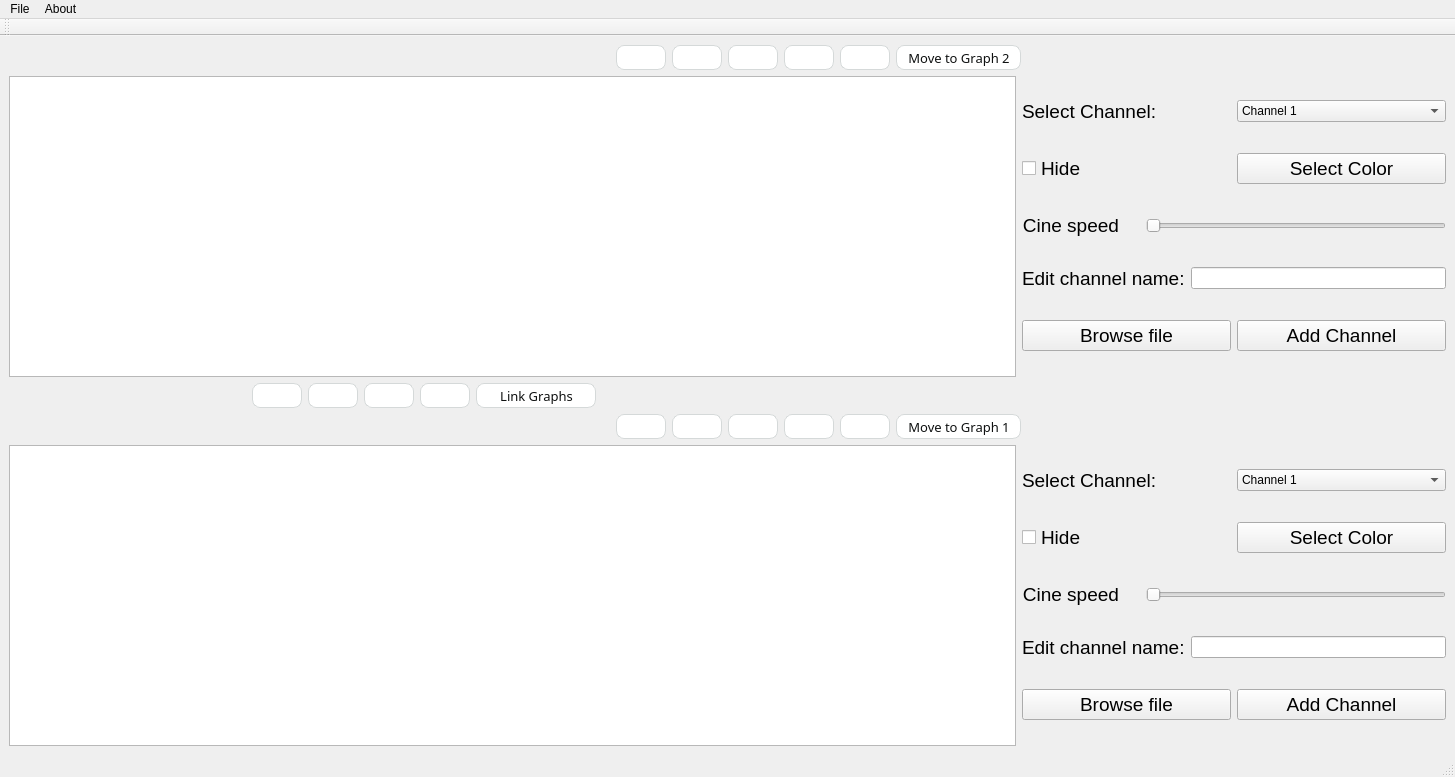
<?xml version="1.0" encoding="UTF-8"?>
<ui version="4.0">
 <class>MainWindow</class>
 <widget class="QMainWindow" name="MainWindow">
  <property name="geometry">
   <rect>
    <x>0</x>
    <y>0</y>
    <width>1455</width>
    <height>777</height>
   </rect>
  </property>
  <property name="windowTitle">
   <string>MainWindow</string>
  </property>
  <widget class="QWidget" name="centralwidget">
   <layout class="QVBoxLayout" name="verticalLayout">
    <item>
     <layout class="QHBoxLayout" name="horizontalLayout_11">
      <item>
       <spacer name="horizontalSpacer_9">
        <property name="orientation">
         <enum>Qt::Horizontal</enum>
        </property>
        <property name="sizeHint" stdset="0">
         <size>
          <width>40</width>
          <height>20</height>
         </size>
        </property>
       </spacer>
      </item>
      <item>
       <widget class="QPushButton" name="playPauseBtn1">
        <property name="enabled">
         <bool>true</bool>
        </property>
        <property name="minimumSize">
         <size>
          <width>0</width>
          <height>25</height>
         </size>
        </property>
        <property name="maximumSize">
         <size>
          <width>50</width>
          <height>16777215</height>
         </size>
        </property>
        <property name="styleSheet">
         <string notr="true">background-color: #fff;
  border: 1px solid #d5d9d9;
  border-radius: 8px;

  color: #0f1111;
  font-family: &quot;Amazon Ember&quot;,sans-serif;

  font-size: 13px;
  line-height: 29px;
  padding: 0 10px 0 11px;
  position: relative;
  text-align: center;
  text-decoration: none;
  vertical-align: middle;</string>
        </property>
        <property name="text">
         <string/>
        </property>
        <property name="icon">
         <iconset>
          <normaloff>Images/play.png</normaloff>Images/play.png</iconset>
        </property>
       </widget>
      </item>
      <item>
       <widget class="QPushButton" name="zoomInBtn1">
        <property name="minimumSize">
         <size>
          <width>0</width>
          <height>25</height>
         </size>
        </property>
        <property name="maximumSize">
         <size>
          <width>50</width>
          <height>16777215</height>
         </size>
        </property>
        <property name="styleSheet">
         <string notr="true">background-color: #fff;
  border: 1px solid #d5d9d9;
  border-radius: 8px;

  color: #0f1111;
  font-family: &quot;Amazon Ember&quot;,sans-serif;

  font-size: 13px;
  line-height: 29px;
  padding: 0 10px 0 11px;
  position: relative;
  text-align: center;
  text-decoration: none;
  vertical-align: middle;</string>
        </property>
        <property name="text">
         <string/>
        </property>
        <property name="icon">
         <iconset>
          <normaloff>Images/zoom-in.png</normaloff>Images/zoom-in.png</iconset>
        </property>
       </widget>
      </item>
      <item>
       <widget class="QPushButton" name="zoomOutBtn1">
        <property name="minimumSize">
         <size>
          <width>0</width>
          <height>25</height>
         </size>
        </property>
        <property name="maximumSize">
         <size>
          <width>50</width>
          <height>16777215</height>
         </size>
        </property>
        <property name="styleSheet">
         <string notr="true">background-color: #fff;
  border: 1px solid #d5d9d9;
  border-radius: 8px;

  color: #0f1111;
  font-family: &quot;Amazon Ember&quot;,sans-serif;

  font-size: 13px;
  line-height: 29px;
  padding: 0 10px 0 11px;
  position: relative;
  text-align: center;
  text-decoration: none;
  vertical-align: middle;</string>
        </property>
        <property name="text">
         <string/>
        </property>
        <property name="icon">
         <iconset>
          <normaloff>Images/zoom-out.png</normaloff>Images/zoom-out.png</iconset>
        </property>
       </widget>
      </item>
      <item>
       <widget class="QPushButton" name="rewindBtn1">
        <property name="minimumSize">
         <size>
          <width>0</width>
          <height>25</height>
         </size>
        </property>
        <property name="maximumSize">
         <size>
          <width>50</width>
          <height>16777215</height>
         </size>
        </property>
        <property name="styleSheet">
         <string notr="true">background-color: #fff;
  border: 1px solid #d5d9d9;
  border-radius: 8px;

  color: #0f1111;
  font-family: &quot;Amazon Ember&quot;,sans-serif;

  font-size: 13px;
  line-height: 29px;
  padding: 0 10px 0 11px;
  position: relative;
  text-align: center;
  text-decoration: none;
  vertical-align: middle;</string>
        </property>
        <property name="text">
         <string/>
        </property>
        <property name="icon">
         <iconset>
          <normaloff>Images/rewind.png</normaloff>Images/rewind.png</iconset>
        </property>
       </widget>
      </item>
      <item>
       <widget class="QPushButton" name="exportButton1">
        <property name="enabled">
         <bool>true</bool>
        </property>
        <property name="minimumSize">
         <size>
          <width>0</width>
          <height>25</height>
         </size>
        </property>
        <property name="maximumSize">
         <size>
          <width>50</width>
          <height>16777215</height>
         </size>
        </property>
        <property name="font">
         <font>
          <family>Amazon Ember,sans-serif</family>
          <pointsize>1</pointsize>
          <underline>false</underline>
          <strikeout>false</strikeout>
         </font>
        </property>
        <property name="styleSheet">
         <string notr="true">background-color: #fff;
  border: 1px solid #d5d9d9;
  border-radius: 8px;

  color: #0f1111;
  font-family: &quot;Amazon Ember&quot;,sans-serif;

  font-size: 13px;
  line-height: 29px;
  padding: 0 10px 0 11px;
  position: relative;
  text-align: center;
  text-decoration: none;
  vertical-align: middle;</string>
        </property>
        <property name="text">
         <string/>
        </property>
        <property name="icon">
         <iconset>
          <normaloff>Images/export-pdf.png</normaloff>Images/export-pdf.png</iconset>
        </property>
       </widget>
      </item>
      <item>
       <widget class="QPushButton" name="moveToGraph2">
        <property name="minimumSize">
         <size>
          <width>0</width>
          <height>25</height>
         </size>
        </property>
        <property name="font">
         <font>
          <family>Amazon Ember,sans-serif</family>
          <pointsize>1</pointsize>
          <underline>false</underline>
          <strikeout>false</strikeout>
         </font>
        </property>
        <property name="styleSheet">
         <string notr="true">background-color: #fff;
  border: 1px solid #d5d9d9;
  border-radius: 8px;

  color: #0f1111;
  font-family: &quot;Amazon Ember&quot;,sans-serif;

  font-size: 13px;
  line-height: 29px;
  padding: 0 10px 0 11px;
  position: relative;
  text-align: center;
  text-decoration: none;
  vertical-align: middle;</string>
        </property>
        <property name="text">
         <string>Move to Graph 2</string>
        </property>
       </widget>
      </item>
      <item>
       <spacer name="horizontalSpacer_2">
        <property name="orientation">
         <enum>Qt::Horizontal</enum>
        </property>
        <property name="sizeType">
         <enum>QSizePolicy::Fixed</enum>
        </property>
        <property name="sizeHint" stdset="0">
         <size>
          <width>425</width>
          <height>20</height>
         </size>
        </property>
       </spacer>
      </item>
     </layout>
    </item>
    <item>
     <layout class="QGridLayout" name="plotGridLayout1">
      <item row="0" column="1">
       <layout class="QGridLayout" name="gridLayout">
        <item row="0" column="0" colspan="2">
         <layout class="QHBoxLayout" name="horizontalLayout">
          <item>
           <widget class="QLabel" name="selectChannelLabel1">
            <property name="font">
             <font>
              <pointsize>14</pointsize>
             </font>
            </property>
            <property name="text">
             <string>Select Channel:</string>
            </property>
           </widget>
          </item>
          <item>
           <widget class="QComboBox" name="channelList1">
            <property name="styleSheet">
             <string notr="true"/>
            </property>
            <item>
             <property name="text">
              <string>Channel 1</string>
             </property>
            </item>
           </widget>
          </item>
         </layout>
        </item>
        <item row="1" column="0" colspan="2">
         <layout class="QHBoxLayout" name="horizontalLayout_15">
          <item>
           <widget class="QCheckBox" name="checkBox1">
            <property name="font">
             <font>
              <pointsize>14</pointsize>
             </font>
            </property>
            <property name="text">
             <string>Hide </string>
            </property>
           </widget>
          </item>
          <item>
           <widget class="QPushButton" name="selectColorBtn1">
            <property name="font">
             <font>
              <pointsize>14</pointsize>
             </font>
            </property>
            <property name="text">
             <string>Select Color</string>
            </property>
           </widget>
          </item>
         </layout>
        </item>
        <item row="2" column="0" colspan="2">
         <layout class="QHBoxLayout" name="horizontalLayout_2">
          <item>
           <widget class="QLabel" name="cineSpeed1">
            <property name="font">
             <font>
              <pointsize>14</pointsize>
             </font>
            </property>
            <property name="layoutDirection">
             <enum>Qt::LeftToRight</enum>
            </property>
            <property name="text">
             <string>Cine speed    </string>
            </property>
            <property name="alignment">
             <set>Qt::AlignRight|Qt::AlignTrailing|Qt::AlignVCenter</set>
            </property>
           </widget>
          </item>
          <item>
           <widget class="QSlider" name="horizontalSlider">
            <property name="sizePolicy">
             <sizepolicy hsizetype="Fixed" vsizetype="Fixed">
              <horstretch>0</horstretch>
              <verstretch>0</verstretch>
             </sizepolicy>
            </property>
            <property name="minimumSize">
             <size>
              <width>300</width>
              <height>0</height>
             </size>
            </property>
            <property name="orientation">
             <enum>Qt::Horizontal</enum>
            </property>
           </widget>
          </item>
         </layout>
        </item>
        <item row="3" column="0" colspan="2">
         <layout class="QHBoxLayout" name="horizontalLayout_3">
          <item>
           <widget class="QLabel" name="label_2">
            <property name="font">
             <font>
              <pointsize>14</pointsize>
             </font>
            </property>
            <property name="text">
             <string>Edit channel name:</string>
            </property>
           </widget>
          </item>
          <item>
           <widget class="QLineEdit" name="lineEdit"/>
          </item>
         </layout>
        </item>
        <item row="4" column="0">
         <widget class="QPushButton" name="browseBtn1">
          <property name="font">
           <font>
            <pointsize>14</pointsize>
           </font>
          </property>
          <property name="text">
           <string>Browse file</string>
          </property>
         </widget>
        </item>
        <item row="4" column="1">
         <widget class="QPushButton" name="pushButton">
          <property name="font">
           <font>
            <pointsize>14</pointsize>
           </font>
          </property>
          <property name="text">
           <string>Add Channel</string>
          </property>
         </widget>
        </item>
       </layout>
      </item>
      <item row="1" column="0">
       <layout class="QHBoxLayout" name="horizontalLayout_4"/>
      </item>
      <item row="0" column="0">
       <widget class="PlotWidget" name="plotGraph1"/>
      </item>
     </layout>
    </item>
    <item>
     <layout class="QHBoxLayout" name="horizontalLayout_9">
      <item>
       <layout class="QHBoxLayout" name="horizontalLayout_5">
        <item>
         <spacer name="horizontalSpacer_7">
          <property name="orientation">
           <enum>Qt::Horizontal</enum>
          </property>
          <property name="sizeHint" stdset="0">
           <size>
            <width>40</width>
            <height>20</height>
           </size>
          </property>
         </spacer>
        </item>
        <item>
         <widget class="QPushButton" name="playPauseLinkBtn">
          <property name="enabled">
           <bool>true</bool>
          </property>
          <property name="minimumSize">
           <size>
            <width>0</width>
            <height>25</height>
           </size>
          </property>
          <property name="maximumSize">
           <size>
            <width>50</width>
            <height>16777215</height>
           </size>
          </property>
          <property name="styleSheet">
           <string notr="true">background-color: #fff;
  border: 1px solid #d5d9d9;
  border-radius: 8px;

  color: #0f1111;
  font-family: &quot;Amazon Ember&quot;,sans-serif;

  font-size: 13px;
  line-height: 29px;
  padding: 0 10px 0 11px;
  position: relative;
  text-align: center;
  text-decoration: none;
  vertical-align: middle;</string>
          </property>
          <property name="text">
           <string/>
          </property>
          <property name="icon">
           <iconset>
            <normaloff>Images/play.png</normaloff>Images/play.png</iconset>
          </property>
         </widget>
        </item>
        <item>
         <widget class="QPushButton" name="rewindLinkBtn">
          <property name="minimumSize">
           <size>
            <width>0</width>
            <height>25</height>
           </size>
          </property>
          <property name="maximumSize">
           <size>
            <width>50</width>
            <height>16777215</height>
           </size>
          </property>
          <property name="styleSheet">
           <string notr="true">background-color: #fff;
  border: 1px solid #d5d9d9;
  border-radius: 8px;

  color: #0f1111;
  font-family: &quot;Amazon Ember&quot;,sans-serif;

  font-size: 13px;
  line-height: 29px;
  padding: 0 10px 0 11px;
  position: relative;
  text-align: center;
  text-decoration: none;
  vertical-align: middle;</string>
          </property>
          <property name="text">
           <string/>
          </property>
          <property name="icon">
           <iconset>
            <normaloff>Images/rewind.png</normaloff>Images/rewind.png</iconset>
          </property>
         </widget>
        </item>
        <item>
         <widget class="QPushButton" name="zoomInLinkBtn">
          <property name="minimumSize">
           <size>
            <width>0</width>
            <height>25</height>
           </size>
          </property>
          <property name="maximumSize">
           <size>
            <width>50</width>
            <height>16777215</height>
           </size>
          </property>
          <property name="styleSheet">
           <string notr="true">background-color: #fff;
  border: 1px solid #d5d9d9;
  border-radius: 8px;

  color: #0f1111;
  font-family: &quot;Amazon Ember&quot;,sans-serif;

  font-size: 13px;
  line-height: 29px;
  padding: 0 10px 0 11px;
  position: relative;
  text-align: center;
  text-decoration: none;
  vertical-align: middle;</string>
          </property>
          <property name="text">
           <string/>
          </property>
          <property name="icon">
           <iconset>
            <normaloff>Images/zoom-in.png</normaloff>Images/zoom-in.png</iconset>
          </property>
         </widget>
        </item>
        <item>
         <widget class="QPushButton" name="zoomOutLinkBtn">
          <property name="minimumSize">
           <size>
            <width>0</width>
            <height>25</height>
           </size>
          </property>
          <property name="maximumSize">
           <size>
            <width>50</width>
            <height>16777215</height>
           </size>
          </property>
          <property name="styleSheet">
           <string notr="true">background-color: #fff;
  border: 1px solid #d5d9d9;
  border-radius: 8px;

  color: #0f1111;
  font-family: &quot;Amazon Ember&quot;,sans-serif;

  font-size: 13px;
  line-height: 29px;
  padding: 0 10px 0 11px;
  position: relative;
  text-align: center;
  text-decoration: none;
</string>
          </property>
          <property name="text">
           <string/>
          </property>
          <property name="icon">
           <iconset>
            <normaloff>Images/zoom-out.png</normaloff>Images/zoom-out.png</iconset>
          </property>
         </widget>
        </item>
        <item>
         <widget class="QPushButton" name="linkGraphsButton">
          <property name="sizePolicy">
           <sizepolicy hsizetype="Fixed" vsizetype="Fixed">
            <horstretch>0</horstretch>
            <verstretch>0</verstretch>
           </sizepolicy>
          </property>
          <property name="minimumSize">
           <size>
            <width>120</width>
            <height>25</height>
           </size>
          </property>
          <property name="maximumSize">
           <size>
            <width>50</width>
            <height>16777215</height>
           </size>
          </property>
          <property name="font">
           <font>
            <family>Amazon Ember,sans-serif</family>
            <pointsize>1</pointsize>
            <underline>false</underline>
            <strikeout>false</strikeout>
           </font>
          </property>
          <property name="styleSheet">
           <string notr="true">background-color: #fff;
  border: 1px solid #d5d9d9;
  border-radius: 8px;

  color: #0f1111;
  font-family: &quot;Amazon Ember&quot;,sans-serif;

  font-size: 13px;
  line-height: 29px;
  padding: 0 10px 0 11px;
  position: relative;
  text-align: center;
  text-decoration: none;
</string>
          </property>
          <property name="text">
           <string>Link Graphs</string>
          </property>
          <property name="icon">
           <iconset>
            <normaloff>Images/link.png</normaloff>Images/link.png</iconset>
          </property>
         </widget>
        </item>
       </layout>
      </item>
      <item>
       <spacer name="horizontalSpacer_8">
        <property name="orientation">
         <enum>Qt::Horizontal</enum>
        </property>
        <property name="sizeType">
         <enum>QSizePolicy::Fixed</enum>
        </property>
        <property name="sizeHint" stdset="0">
         <size>
          <width>850</width>
          <height>20</height>
         </size>
        </property>
       </spacer>
      </item>
     </layout>
    </item>
    <item>
     <layout class="QHBoxLayout" name="horizontalLayout_7">
      <item>
       <spacer name="horizontalSpacer_10">
        <property name="orientation">
         <enum>Qt::Horizontal</enum>
        </property>
        <property name="sizeHint" stdset="0">
         <size>
          <width>40</width>
          <height>20</height>
         </size>
        </property>
       </spacer>
      </item>
      <item>
       <widget class="QPushButton" name="playPauseBtn2">
        <property name="enabled">
         <bool>true</bool>
        </property>
        <property name="minimumSize">
         <size>
          <width>0</width>
          <height>25</height>
         </size>
        </property>
        <property name="maximumSize">
         <size>
          <width>50</width>
          <height>16777215</height>
         </size>
        </property>
        <property name="styleSheet">
         <string notr="true">background-color: #fff;
  border: 1px solid #d5d9d9;
  border-radius: 8px;

  color: #0f1111;
  font-family: &quot;Amazon Ember&quot;,sans-serif;

  font-size: 13px;
  line-height: 29px;
  padding: 0 10px 0 11px;
  position: relative;
  text-align: center;
  text-decoration: none;
  vertical-align: middle;</string>
        </property>
        <property name="text">
         <string/>
        </property>
        <property name="icon">
         <iconset>
          <normaloff>Images/play.png</normaloff>Images/play.png</iconset>
        </property>
       </widget>
      </item>
      <item>
       <widget class="QPushButton" name="zoomInBtn2">
        <property name="minimumSize">
         <size>
          <width>0</width>
          <height>25</height>
         </size>
        </property>
        <property name="maximumSize">
         <size>
          <width>50</width>
          <height>16777215</height>
         </size>
        </property>
        <property name="styleSheet">
         <string notr="true">background-color: #fff;
  border: 1px solid #d5d9d9;
  border-radius: 8px;

  color: #0f1111;
  font-family: &quot;Amazon Ember&quot;,sans-serif;

  font-size: 13px;
  line-height: 29px;
  padding: 0 10px 0 11px;
  position: relative;
  text-align: center;
  text-decoration: none;
  vertical-align: middle;</string>
        </property>
        <property name="text">
         <string/>
        </property>
        <property name="icon">
         <iconset>
          <normaloff>Images/zoom-in.png</normaloff>Images/zoom-in.png</iconset>
        </property>
       </widget>
      </item>
      <item>
       <widget class="QPushButton" name="zoomOutBtn2">
        <property name="minimumSize">
         <size>
          <width>0</width>
          <height>25</height>
         </size>
        </property>
        <property name="maximumSize">
         <size>
          <width>50</width>
          <height>16777215</height>
         </size>
        </property>
        <property name="styleSheet">
         <string notr="true">background-color: #fff;
  border: 1px solid #d5d9d9;
  border-radius: 8px;

  color: #0f1111;
  font-family: &quot;Amazon Ember&quot;,sans-serif;

  font-size: 13px;
  line-height: 29px;
  padding: 0 10px 0 11px;
  position: relative;
  text-align: center;
  text-decoration: none;
  vertical-align: middle;</string>
        </property>
        <property name="text">
         <string/>
        </property>
        <property name="icon">
         <iconset>
          <normaloff>Images/zoom-out.png</normaloff>Images/zoom-out.png</iconset>
        </property>
       </widget>
      </item>
      <item>
       <widget class="QPushButton" name="rewindBtn2">
        <property name="minimumSize">
         <size>
          <width>0</width>
          <height>25</height>
         </size>
        </property>
        <property name="maximumSize">
         <size>
          <width>50</width>
          <height>16777215</height>
         </size>
        </property>
        <property name="styleSheet">
         <string notr="true">background-color: #fff;
  border: 1px solid #d5d9d9;
  border-radius: 8px;

  color: #0f1111;
  font-family: &quot;Amazon Ember&quot;,sans-serif;

  font-size: 13px;
  line-height: 29px;
  padding: 0 10px 0 11px;
  position: relative;
  text-align: center;
  text-decoration: none;
  vertical-align: middle;</string>
        </property>
        <property name="text">
         <string/>
        </property>
        <property name="icon">
         <iconset>
          <normaloff>Images/rewind.png</normaloff>Images/rewind.png</iconset>
        </property>
       </widget>
      </item>
      <item>
       <widget class="QPushButton" name="exportButton2">
        <property name="enabled">
         <bool>true</bool>
        </property>
        <property name="minimumSize">
         <size>
          <width>0</width>
          <height>25</height>
         </size>
        </property>
        <property name="maximumSize">
         <size>
          <width>50</width>
          <height>16777215</height>
         </size>
        </property>
        <property name="font">
         <font>
          <family>Amazon Ember,sans-serif</family>
          <pointsize>1</pointsize>
          <underline>false</underline>
          <strikeout>false</strikeout>
         </font>
        </property>
        <property name="styleSheet">
         <string notr="true">background-color: #fff;
  border: 1px solid #d5d9d9;
  border-radius: 8px;

  color: #0f1111;
  font-family: &quot;Amazon Ember&quot;,sans-serif;

  font-size: 13px;
  line-height: 29px;
  padding: 0 10px 0 11px;
  position: relative;
  text-align: center;
  text-decoration: none;
  vertical-align: middle;</string>
        </property>
        <property name="text">
         <string/>
        </property>
        <property name="icon">
         <iconset>
          <normaloff>Images/export-pdf.png</normaloff>Images/export-pdf.png</iconset>
        </property>
       </widget>
      </item>
      <item>
       <widget class="QPushButton" name="moveToGraph1">
        <property name="minimumSize">
         <size>
          <width>0</width>
          <height>25</height>
         </size>
        </property>
        <property name="font">
         <font>
          <family>Amazon Ember,sans-serif</family>
          <pointsize>1</pointsize>
          <underline>false</underline>
          <strikeout>false</strikeout>
         </font>
        </property>
        <property name="styleSheet">
         <string notr="true">background-color: #fff;
  border: 1px solid #d5d9d9;
  border-radius: 8px;

  color: #0f1111;
  font-family: &quot;Amazon Ember&quot;,sans-serif;

  font-size: 13px;
  line-height: 29px;
  padding: 0 10px 0 11px;
  position: relative;
  text-align: center;
  text-decoration: none;
  vertical-align: middle;</string>
        </property>
        <property name="text">
         <string>Move to Graph 1</string>
        </property>
       </widget>
      </item>
      <item>
       <spacer name="horizontalSpacer">
        <property name="orientation">
         <enum>Qt::Horizontal</enum>
        </property>
        <property name="sizeType">
         <enum>QSizePolicy::Fixed</enum>
        </property>
        <property name="sizeHint" stdset="0">
         <size>
          <width>425</width>
          <height>20</height>
         </size>
        </property>
       </spacer>
      </item>
     </layout>
    </item>
    <item>
     <layout class="QGridLayout" name="plotGridLayout1_2">
      <item row="0" column="1">
       <layout class="QGridLayout" name="gridLayout_2">
        <item row="0" column="0" colspan="2">
         <layout class="QHBoxLayout" name="horizontalLayout_8">
          <item>
           <widget class="QLabel" name="selectChannelLabel2">
            <property name="font">
             <font>
              <pointsize>14</pointsize>
             </font>
            </property>
            <property name="text">
             <string>Select Channel:</string>
            </property>
           </widget>
          </item>
          <item>
           <widget class="QComboBox" name="channelList2">
            <property name="styleSheet">
             <string notr="true"/>
            </property>
            <item>
             <property name="text">
              <string>Channel 1</string>
             </property>
            </item>
           </widget>
          </item>
         </layout>
        </item>
        <item row="1" column="0" colspan="2">
         <layout class="QHBoxLayout" name="horizontalLayout_13">
          <item>
           <widget class="QCheckBox" name="checkBox2">
            <property name="font">
             <font>
              <pointsize>14</pointsize>
             </font>
            </property>
            <property name="text">
             <string>Hide </string>
            </property>
           </widget>
          </item>
          <item>
           <widget class="QPushButton" name="selectColorBtn2">
            <property name="font">
             <font>
              <pointsize>14</pointsize>
             </font>
            </property>
            <property name="styleSheet">
             <string notr="true"/>
            </property>
            <property name="text">
             <string>Select Color</string>
            </property>
           </widget>
          </item>
         </layout>
        </item>
        <item row="2" column="0" colspan="2">
         <layout class="QHBoxLayout" name="horizontalLayout_12">
          <item>
           <widget class="QLabel" name="cineSpeed2">
            <property name="font">
             <font>
              <pointsize>14</pointsize>
             </font>
            </property>
            <property name="layoutDirection">
             <enum>Qt::LeftToRight</enum>
            </property>
            <property name="text">
             <string>Cine speed    </string>
            </property>
            <property name="alignment">
             <set>Qt::AlignRight|Qt::AlignTrailing|Qt::AlignVCenter</set>
            </property>
           </widget>
          </item>
          <item>
           <widget class="QSlider" name="speedSlider2">
            <property name="sizePolicy">
             <sizepolicy hsizetype="Fixed" vsizetype="Fixed">
              <horstretch>0</horstretch>
              <verstretch>0</verstretch>
             </sizepolicy>
            </property>
            <property name="minimumSize">
             <size>
              <width>300</width>
              <height>0</height>
             </size>
            </property>
            <property name="orientation">
             <enum>Qt::Horizontal</enum>
            </property>
           </widget>
          </item>
         </layout>
        </item>
        <item row="3" column="0" colspan="2">
         <layout class="QHBoxLayout" name="horizontalLayout_10">
          <item>
           <widget class="QLabel" name="label_3">
            <property name="font">
             <font>
              <pointsize>14</pointsize>
             </font>
            </property>
            <property name="text">
             <string>Edit channel name:</string>
            </property>
           </widget>
          </item>
          <item>
           <widget class="QLineEdit" name="lineEdit2"/>
          </item>
         </layout>
        </item>
        <item row="4" column="0">
         <widget class="QPushButton" name="browseBtn2">
          <property name="font">
           <font>
            <pointsize>14</pointsize>
           </font>
          </property>
          <property name="text">
           <string>Browse file</string>
          </property>
         </widget>
        </item>
        <item row="4" column="1">
         <widget class="QPushButton" name="addNewChannel2">
          <property name="font">
           <font>
            <pointsize>14</pointsize>
           </font>
          </property>
          <property name="text">
           <string>Add Channel</string>
          </property>
         </widget>
        </item>
       </layout>
      </item>
      <item row="1" column="0">
       <layout class="QHBoxLayout" name="horizontalLayout_6"/>
      </item>
      <item row="0" column="0">
       <widget class="PlotWidget" name="plotGraph2">
        <property name="minimumSize">
         <size>
          <width>1</width>
          <height>0</height>
         </size>
        </property>
       </widget>
      </item>
     </layout>
    </item>
   </layout>
  </widget>
  <widget class="QMenuBar" name="menubar">
   <property name="geometry">
    <rect>
     <x>0</x>
     <y>0</y>
     <width>1455</width>
     <height>26</height>
    </rect>
   </property>
   <widget class="QMenu" name="menuFile">
    <property name="title">
     <string>File</string>
    </property>
    <widget class="QMenu" name="menuOpen">
     <property name="title">
      <string>Open</string>
     </property>
     <widget class="QMenu" name="menuGraph_1">
      <property name="title">
       <string>Graph 1</string>
      </property>
      <addaction name="actionChannel_3"/>
      <addaction name="actionChannel_4"/>
      <addaction name="actionChannel_5"/>
     </widget>
     <widget class="QMenu" name="menuGraph_2">
      <property name="title">
       <string>Graph 2</string>
      </property>
      <addaction name="actionChannel_6"/>
      <addaction name="actionChannel_7"/>
      <addaction name="actionChannel_8"/>
     </widget>
     <addaction name="menuGraph_1"/>
     <addaction name="menuGraph_2"/>
    </widget>
    <addaction name="actionNew"/>
    <addaction name="menuOpen"/>
    <addaction name="actionSave_As"/>
   </widget>
   <widget class="QMenu" name="menuAbout">
    <property name="title">
     <string>About</string>
    </property>
   </widget>
   <addaction name="menuFile"/>
   <addaction name="menuAbout"/>
  </widget>
  <widget class="QStatusBar" name="statusbar"/>
  <widget class="QToolBar" name="toolBar">
   <property name="windowTitle">
    <string>toolBar</string>
   </property>
   <attribute name="toolBarArea">
    <enum>TopToolBarArea</enum>
   </attribute>
   <attribute name="toolBarBreak">
    <bool>false</bool>
   </attribute>
  </widget>
  <action name="actionNew">
   <property name="text">
    <string>New</string>
   </property>
   <property name="shortcut">
    <string>Ctrl+N</string>
   </property>
  </action>
  <action name="actionSave_As">
   <property name="text">
    <string>Exit</string>
   </property>
   <property name="shortcut">
    <string/>
   </property>
  </action>
  <action name="actionChannel_3">
   <property name="text">
    <string>Channel 1</string>
   </property>
  </action>
  <action name="actionChannel_4">
   <property name="text">
    <string>Channel 2</string>
   </property>
  </action>
  <action name="actionChannel_5">
   <property name="text">
    <string>Channel 3</string>
   </property>
  </action>
  <action name="actionChannel_6">
   <property name="text">
    <string>Channel 1</string>
   </property>
  </action>
  <action name="actionChannel_7">
   <property name="text">
    <string>Channel 2</string>
   </property>
  </action>
  <action name="actionChannel_8">
   <property name="text">
    <string>Channel 3</string>
   </property>
  </action>
 </widget>
 <customwidgets>
  <customwidget>
   <class>PlotWidget</class>
   <extends>QGraphicsView</extends>
   <header location="global">pyqtgraph</header>
   <container>1</container>
  </customwidget>
 </customwidgets>
 <resources/>
 <connections/>
</ui>
